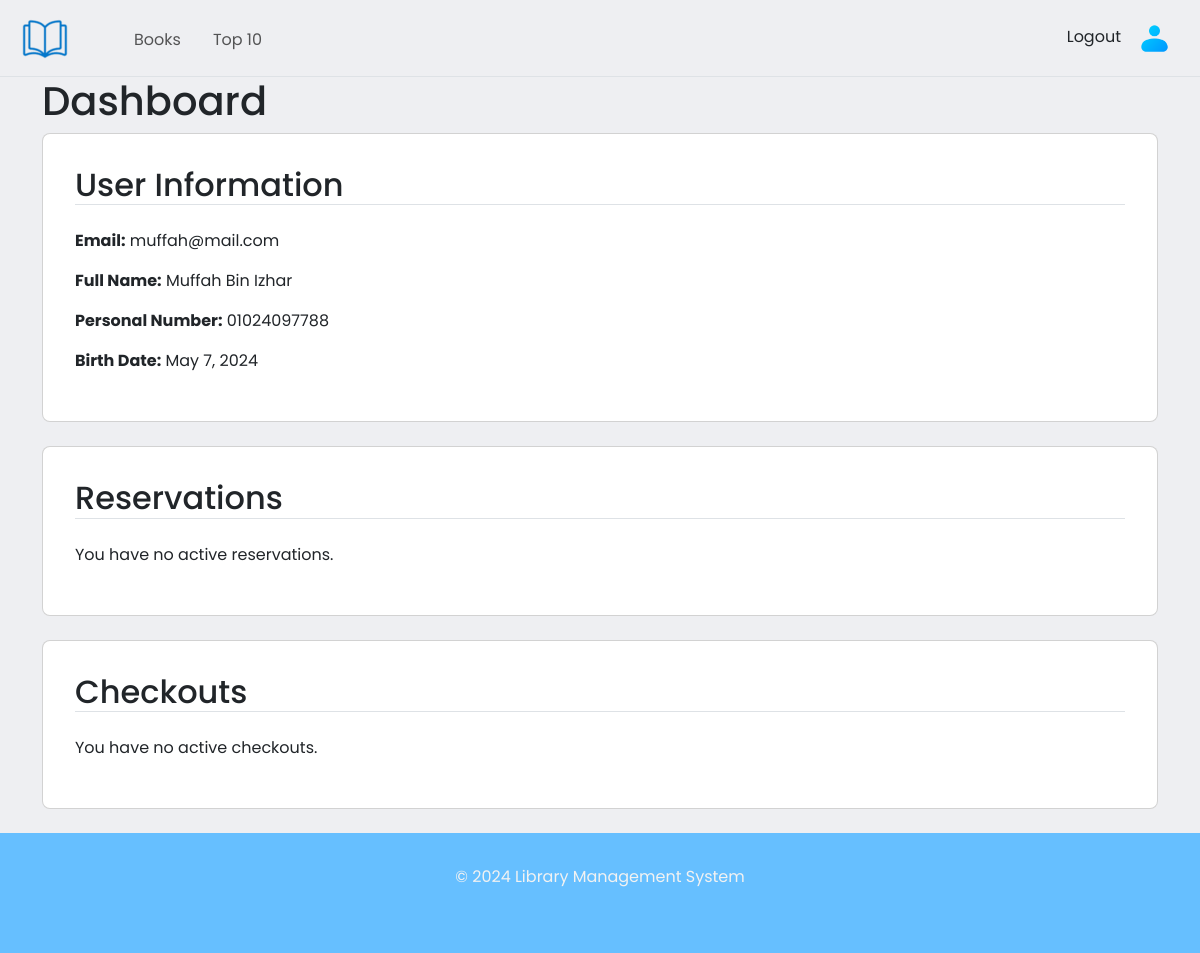
The page /dashboard/ (signed in) on the database as committed earlier.
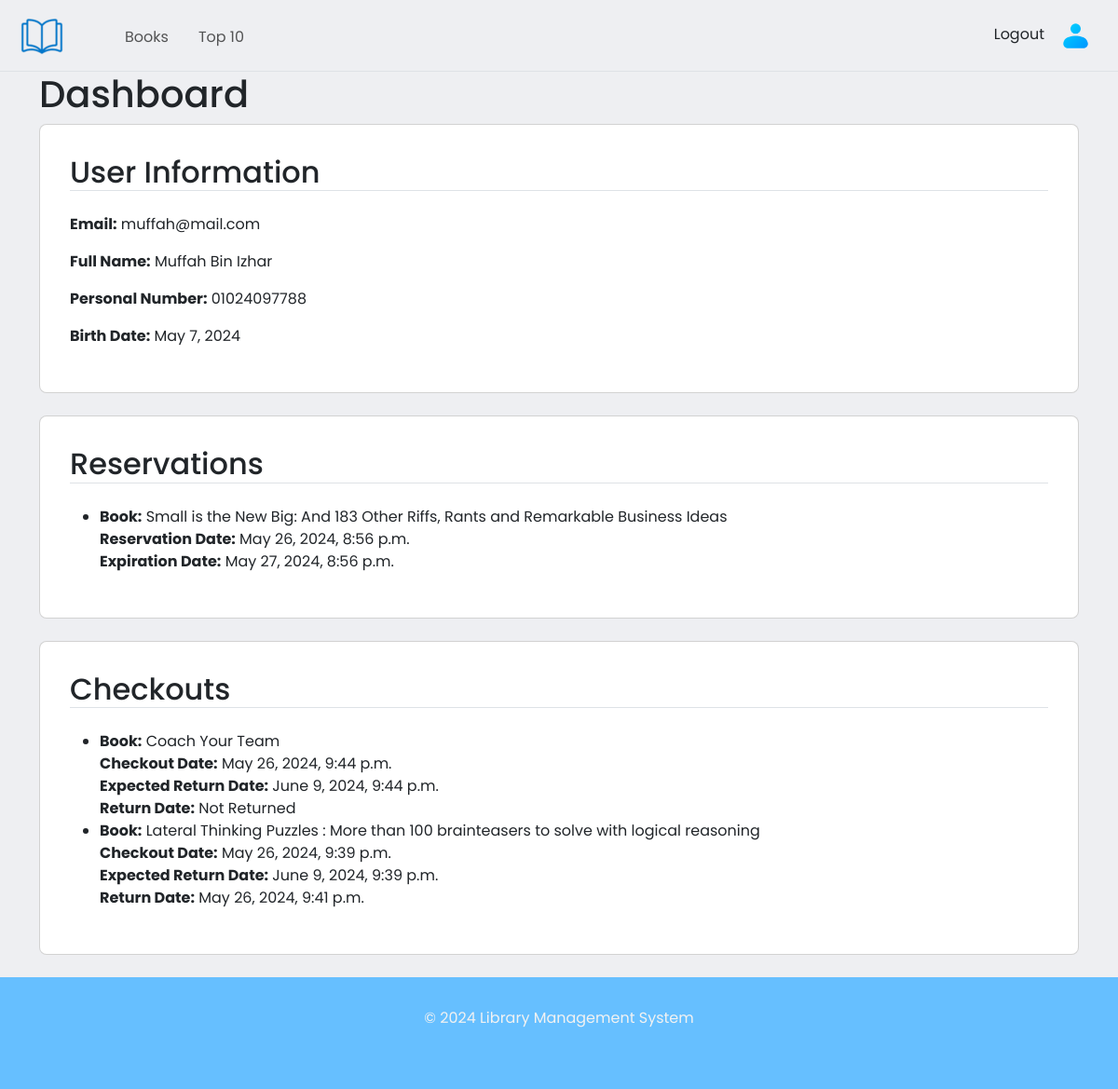
The same page on the database as committed later.
### users/models.py (models this page shows, shortened)
class User(AbstractUser):
    username = None
    email = models.EmailField(_('Email Address'), unique=True)
    status = models.PositiveSmallIntegerField(choices=Status.choices, default=Status.CUSTOMER)
    objects = UserManager()
    USERNAME_FIELD = 'email'
    REQUIRED_FIELDS = []

### library/models.py (models this page shows, shortened)
class Customer(models.Model):
    user = models.OneToOneField(
        User,
        on_delete=models.CASCADE,
        related_name='customer_profile',
        verbose_name=_('User')
    )
    email = models.EmailField(_('Email'), unique=True)
    full_name = models.CharField(_('Full Name'), max_length=255)
    personal_number = models.CharField(_('Personal Number'), max_length=11, unique=True)
    birth_date = models.DateField(_('Birth Date'))
    class Meta:
        verbose_name = _('Customer')
        verbose_name_plural = _('Customers')

class Reservation(models.Model):
    book = models.ForeignKey(Book, on_delete=models.CASCADE, verbose_name=_('Book'))
    customer = models.ForeignKey(Customer, on_delete=models.CASCADE, verbose_name=_('Customer'))
    reservation_date = models.DateTimeField(_('Reservation Date'), auto_now_add=True)
    expiration_date = models.DateTimeField(_('Expiration Date'), default=default_expiration_date)
    class Meta:
        verbose_name = _('Reservation')
        verbose_name_plural = _('Reservations')
        ordering = ['-id']

class Book(models.Model):
    authors = models.ManyToManyField(Author, related_name='books', verbose_name=_('Authors'))
    genres = models.ManyToManyField(Genre, related_name='books', verbose_name=_('Genres'))
    title = models.CharField(_('Title'), max_length=255)
    image = models.URLField(_('Image'), max_length=255)
    date_published = models.DateField(_('Date Published'))
    stock = models.PositiveIntegerField(_('Stock'))
    class Meta:
        verbose_name = _('Book')
        verbose_name_plural = _('Books')
        ordering = ['-id']

class Checkout(models.Model):
    book = models.ForeignKey(Book, on_delete=models.CASCADE, verbose_name=_('Book'))
    customer = models.ForeignKey(Customer, on_delete=models.CASCADE, verbose_name=_('Customer'))
    checkout_date = models.DateTimeField(_('Checkout Date'), auto_now_add=True)
    return_date = models.DateTimeField(_('Return Date'), null=True, blank=True)
    expected_return_date = models.DateTimeField(_('Expected Return Date'), default=default_return_date)
    is_returned = models.BooleanField(_('Is Returned'), default=False)
    class Meta:
        verbose_name = _('Checkout')
        verbose_name_plural = _('Checkouts')
        ordering = ['-id']

### library/views.py (the view)
# urls.py: path('dashboard/', dashboard, name='dashboard'),
@login_required(login_url='library:login')
def dashboard(request):
    user = request.user
    customer = Customer.objects.get(user=user)
    reservations = Reservation.objects.filter(customer=customer)
    checkouts = Checkout.objects.filter(customer=customer)
    context = {
        'user': user,
        'customer': customer,
        'reservations': reservations,
        'checkouts': checkouts,
    }
    return render(request, 'library/dashboard.html', context)

### library/templates/library/dashboard.html (shortened to what this page needs)
{% extends 'library/base.html' %}
{% block content %}
    <h1>Dashboard</h1>
    <div class="card user-info p-3 mb-4 rounded-3">
        <div class="card-body">
            <h2 class="border-bottom mb-4">User Information</h2>
            <p><strong>Email:</strong> {{ user.email }}</p>
            <p><strong>Full Name:</strong> {{ customer.full_name }}</p>
            <p><strong>Personal Number:</strong> {{ customer.personal_number }}</p>
            <p><strong>Birth Date:</strong> {{ customer.birth_date }}</p>
        </div>
    </div>
    <div class="card reservations p-3 mb-4 rounded-3">
        <div class="card-body">
            <h2 class="border-bottom mb-4">Reservations</h2>
            {% if reservations %}
                <ul>
                    {% for reservation in reservations %}
                        <li>
                            <strong>Book:</strong> {{ reservation.book.title }}<br>
                            <strong>Reservation Date:</strong> {{ reservation.reservation_date }}<br>
                            <strong>Expiration Date:</strong> {{ reservation.expiration_date }}
                        </li>
                    {% endfor %}
                </ul>
            {% else %}
                <p>You have no active reservations.</p>
            {% endif %}
        </div>
    </div>
    <div class="card checkouts p-3 mb-4 rounded-3">
        <div class="card-body">
            <h2 class="border-bottom mb-4">Checkouts</h2>
            {% if checkouts %}
                <ul>
                    {% for checkout in checkouts %}
                        <li>
                            <strong>Book:</strong> {{ checkout.book.title }}<br>
                            <strong>Checkout Date:</strong> {{ checkout.checkout_date }}<br>
                            <strong>Expected Return Date:</strong> {{ checkout.expected_return_date }}<br>
                            <strong>Return Date:</strong> {{ checkout.return_date|default:"Not Returned" }}
                        </li>
                    {% endfor %}
                </ul>
            {% else %}
                <p>You have no active checkouts.</p>
            {% endif %}
        </div>
    </div>
{% endblock %}

### library/templates/library/base.html (shortened to what this page needs)
{% load static %}
<!DOCTYPE html>
<html lang="en">
<head>
    <link href="https://cdn.jsdelivr.net/npm/bootstrap@5.3.3/dist/css/bootstrap.min.css" rel="stylesheet">
    <link rel="stylesheet" href="https://cdnjs.cloudflare.com/ajax/libs/font-awesome/6.5.2/css/all.min.css" />
    <link rel="stylesheet" href="{% static 'library/css/base.css' %}">
</head>
<body>
<header>
    <nav class="navbar navbar-expand-lg nav-cont border-bottom py-0">
        <div class="container-fluid py-0 py-3 py-lg-0">
            <a href="{% url 'library:index' %}" class="navbar-brand mx-0 ms-sm-2 me-sm-3"><img src="{% static 'library/imgs/book.png' %}"></a>
            <div class="collapse navbar-collapse" id="navbarNav">
                <ul class="navbar-nav ms-4 mt-1 p-0">
                    <li class="nav-item ms-3">
                        <a href="{% url 'library:books_listing' %}" class="nav-link py-4 nav-a">Books</a>
                    </li>
                    <li class="nav-item ms-3">
                        <a href="{% url 'library:top_ten_books' %}" class="nav-link py-4 nav-a">Top 10</a>
                    </li>
                </ul>
            </div>
            <div class="rt-nav-items ms-auto d-flex align-items-between pe-3">
                {% if user.is_authenticated %}
                    <a href="{% url 'library:logout' %}" class="nav-link me-3 mt-1">Logout</a>
                    <a href="{% url 'library:dashboard' %}"><img alt="profile-icon" class="avatar-img-cont" src="{% static 'library/imgs/user.png' %}"></a>
                {% else %}
                    <a href="{% url 'library:login' %}" class="nav-link ms-2">Login</a>
                {% endif %}
            </div>
        </div>
    </nav>
</header>
<main class="container">
    {% block content %}
    {% endblock %}
</main>
<footer>
    <p>&copy; 2024 Library Management System</p>
</footer>
</body>
</html>

### library/static/library/css/base.css (style rules this page uses)
:root { --text: rgb(0, 0, 0); --background: rgb(238, 239, 242); --primary: rgb(0, 149, 255); --secondary: rgb(221, 224, 228); --accent: rgb(0, 149, 255); --text-50: rgb(242, 242, 242); --text-100: rgb(230, 230, 230); --text-200: rgb(204, 204, 204); --text-300: rgb(179, 179, 179); --text-400: rgb(153, 153, 153); --text-500: rgb(128, 128, 128); --text-600: rgb(102, 102, 102); --text-700: rgb(77, 77, 77); --text-800: rgb(51, 51, 51); --text-900: rgb(26, 26, 26); --text-950: rgb(13, 13, 13); --background-50: rgb(241, 241, 244); --background-100: rgb(226, 228, 233); --background-200: rgb(197, 201, 211); --background-300: rgb(169, 174, 188); --background-400: rgb(140, 146, 166); --background-500: rgb(111, 119, 144); --background-600: rgb(89, 95, 115); --background-700: rgb(67, 72, 86); --background-800: rgb(44, 48, 58); --background-900: rgb(22, 24, 29); --background-950: rgb(11, 12, 14); --primary-50: rgb(229, 244, 255); --primary-100: rgb(204, 234, 255); --primary-200: rgb(153, 213, 255); --primary-300: rgb(102, 191, 255); --primary-400: rgb(51, 170, 255); --primary-500: rgb(0, 149, 255); --primary-600: rgb(0, 119, 204); --primary-700: rgb(0, 89, 153); --primary-800: rgb(0, 60, 102); --primary-900: rgb(0, 30, 51); --primary-950: rgb(0, 15, 26); --secondary-50: rgb(241, 242, 244); --secondary-100: rgb(227, 229, 232); --secondary-200: rgb(198, 203, 210); --secondary-300: rgb(170, 177, 187); --secondary-400: rgb(142, 152, 164); --secondary-500: rgb(113, 126, 142); --secondary-600: rgb(91, 101, 113); --secondary-700: rgb(68, 75, 85); --secondary-800: rgb(45, 50, 57); --secondary-900: rgb(23, 25, 28); --secondary-950: rgb(11, 13, 14); --accent-50: rgb(229, 244, 255); --accent-100: rgb(204, 234, 255); --accent-200: rgb(153, 213, 255); --accent-300: rgb(102, 191, 255); --accent-400: rgb(51, 170, 255); --accent-500: rgb(0, 149, 255); --accent-600: rgb(0, 119, 204); --accent-700: rgb(0, 89, 153); --accent-800: rgb(0, 60, 102); --accent-900: rgb(0, 30, 51); --accent-950: rgb(0, 15, 26); }
* { margin: 0; padding: 0; font: inherit; font-size: 100%; vertical-align: baseline; }
body { min-height: 100vh; background-color: var(--background); font-family: "Poppins", sans-serif; }
.avatar-img-cont { display: inline-block; width: 35px; height: 35px; border-radius: 50%; cursor: pointer; border: none; outline: 0 solid var(--primary); transition: 100ms ease-in; }
footer { background-color: var(--primary-300); padding: 2rem 0 3rem 0; text-align: center; }
footer p { color: var(--text-50); }

Rows that differ between the two databases and show on the page:
added Reservation: book "Small is the New Big: And 183 Other Riffs, Rants and Remarkable Business Ideas", reservation_date "May 26, 2024, 8:56 p.m.", expiration_date "May 27, 2024, 8:56 p.m."
added Checkout: book "Coach Your Team", checkout_date "May 26, 2024, 9:44 p.m.", expected_return_date "June 9, 2024, 9:44 p.m.", return_date "Not Returned"
added Checkout: book "Lateral Thinking Puzzles : More than 100 brainteasers to solve with logical reasoning", checkout_date "May 26, 2024, 9:39 p.m.", expected_return_date "June 9, 2024, 9:39 p.m.", return_date "May 26, 2024, 9:41 p.m."
Other text that changed with them:
text no longer shown: "You have no active reservations. You have no active checkouts."
